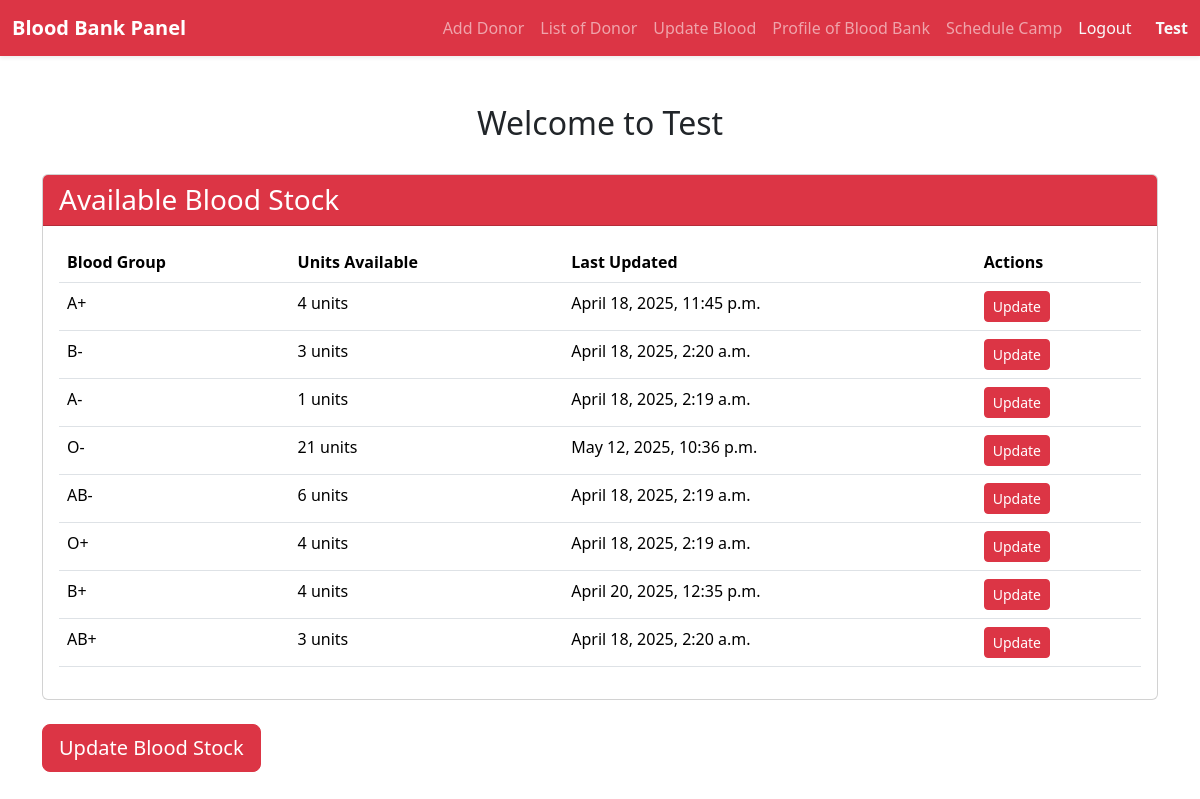
Page /bloodbank/ (signed in) on the committed database.
### core/models.py (models this page shows, shortened)
class BloodBankRegistration(models.Model):
    province = models.CharField(max_length=30, choices=PROVINCE_CHOICES)
    district = models.CharField(max_length=30, choices=DISTRICT_CHOICES)
    city = models.CharField(max_length=100)
    blood_bank_name = models.CharField(max_length=200)
    parent_hospital_name = models.CharField(max_length=200)
    short_name = models.CharField(max_length=100)
    category = models.CharField(max_length=30, choices=CATEGORY_CHOICES)
    contact_person = models.CharField(max_length=100)
    email = models.EmailField()
    contact_no = models.CharField(max_length=30)
    address = models.CharField(max_length=255)
    pincode = models.CharField(max_length=20)
    latitude = models.FloatField()
    longitude = models.FloatField()
    donor_voluntary = models.BooleanField(default=False)
    donor_replacement = models.BooleanField(default=False)
    donor_directed = models.BooleanField(default=False)
    donor_autologous = models.BooleanField(default=False)
    donor_family = models.BooleanField(default=False)
    donor_replacement_external = models.BooleanField(default=False)
    donation_leucapheresis = models.BooleanField(default=False)
    donation_plasmapheresis = models.BooleanField(default=False)
    donation_plateletpheresis = models.BooleanField(default=False)
    donation_whole_blood = models.BooleanField(default=False)
    remark = models.TextField(blank=True)
    username = models.CharField(max_length=100, unique=True)
    password = models.CharField(max_length=128)  # hashed
    submitted_at = models.DateTimeField(auto_now_add=True)

class BloodStock(models.Model):
    BLOOD_GROUP_CHOICES = [
        ('A+', 'A+'), ('A-', 'A-'),
        ('B+', 'B+'), ('B-', 'B-'),
        ('AB+', 'AB+'), ('AB-', 'AB-'),
        ('O+', 'O+'), ('O-', 'O-'),
    ]
    bloodbank = models.ForeignKey(BloodBankRegistration, on_delete=models.CASCADE, related_name='blood_stock')
    blood_group = models.CharField(max_length=3, choices=BLOOD_GROUP_CHOICES)
    units = models.PositiveIntegerField(default=0)
    last_updated = models.DateTimeField(auto_now=True)
    class Meta:
        unique_together = ('bloodbank', 'blood_group')

### core/views.py (the view)
# urls.py: path('bloodbank/', views.bloodbank_dashboard, name='bloodbank_dashboard'),
def bloodbank_dashboard(request):
    user_id = request.session.get('bloodbank_user_id')
    if not user_id:
        return redirect('raktasewa_login')
    bloodbank = BloodBankRegistration.objects.get(id=user_id)
    blood_stock = BloodStock.objects.filter(bloodbank=bloodbank)
    return render(request, 'bloodbank.html', {
        'bloodbank_name': bloodbank.blood_bank_name,
        'blood_stock': blood_stock
    })

### templates/bloodbank.html (shortened to what this page needs)
{% extends 'base2.html' %}
{% block content %}
<div class="container my-5">
    <div class="row mb-4">
        <div class="col-12 text-center">
            <h2>Welcome to {{ bloodbank_name }}</h2>
        </div>
    </div>
    <div class="row">
        <div class="col-12">
            <div class="card">
                <div class="card-header bg-danger text-white">
                    <h3 class="mb-0">Available Blood Stock</h3>
                </div>
                <div class="card-body">
                    {% if blood_stock %}
                    <div class="table-responsive">
                        <table class="table table-hover">
                            <thead>
                                <tr>
                                    <th>Blood Group</th>
                                    <th>Units Available</th>
                                    <th>Last Updated</th>
                                    <th>Actions</th>
                                </tr>
                            </thead>
                            <tbody>
                                {% for stock in blood_stock %}
                                <tr>
                                    <td>{{ stock.blood_group }}</td>
                                    <td>{{ stock.units }} units</td>
                                    <td>{{ stock.last_updated|date:"F j, Y, g:i a" }}</td>
                                    <td>
                                        <a href="{% url 'update_blood_group' stock.blood_group %}" class="btn btn-sm btn-danger">Update</a>
                                    </td>
                                </tr>
                                {% endfor %}
                            </tbody>
                        </table>
                    </div>
                    {% else %}
                    <p class="text-muted">No blood stock data available. Please update the blood stock.</p>
                    {% endif %}
                </div>
            </div>
        </div>
    </div>
    <div class="row mt-4">
        <div class="col-12">
            <a href="{% url 'update_blood' %}" class="btn btn-danger btn-lg">Update Blood Stock</a>
        </div>
    </div>
</div>
{% endblock %}

### templates/base2.html (shortened to what this page needs)
{% load static %}
<!DOCTYPE html>
<html lang="en">
<head>
    <link rel="stylesheet" href="https://cdn.jsdelivr.net/npm/bootstrap@5.3.3/dist/css/bootstrap.min.css">
    <link rel="stylesheet" href="{% static 'css/styles.css' %}">
</head>
<body>
    <nav class="navbar navbar-expand-lg navbar-dark bg-danger shadow-sm sticky-top">
      <div class="container-fluid">
        <a class="navbar-brand fw-bold" href="/bloodbank/">Blood Bank Panel</a>
        <div class="collapse navbar-collapse" id="bloodbankNavbar">
          <ul class="navbar-nav ms-auto mb-2 mb-lg-0">
            <li class="nav-item"><a class="nav-link" href="{% url 'add_donor' %}">Add Donor</a></li>
            <li class="nav-item"><a class="nav-link" href="{% url 'donor_list' %}">List of Donor</a></li>
            <li class="nav-item"><a class="nav-link" href="{% url 'update_blood' %}">Update Blood</a></li>
            <li class="nav-item"><a class="nav-link" href="#">Profile of Blood Bank</a></li>
            <li class="nav-item"><a class="nav-link" href="{% url 'camp_schedules' %}">Schedule Camp</a></li>
            <li class="nav-item"><a class="nav-link text-light" href="/bloodbank-logout/">Logout</a></li>
            {% if bloodbank_name %}
              <li class="nav-item d-flex align-items-center ms-3">
                <a class="navbar-text fw-bold text-light text-decoration-none" href="/bloodbank/profile/">{{ bloodbank_name }}</a>
              </li>
            {% endif %}
          </ul>
        </div>
      </div>
    </nav>
    <main class="container-fluid flex-shrink-0 min-vh-100">
      {% block content %}{% endblock %}
    </main>
</body>
</html>

### rows in the picture
BloodBankRegistration: blood_bank_name "Test"
BloodStock: blood_group "A+", units "4", last_updated "April 18, 2025, 11:45 p.m."
BloodStock: blood_group "B-", units "3", last_updated "April 18, 2025, 2:20 a.m."
BloodStock: blood_group "A-", units "1", last_updated "April 18, 2025, 2:19 a.m."
BloodStock: blood_group "O-", units "21", last_updated "May 12, 2025, 10:36 p.m."
BloodStock: blood_group "AB-", units "6", last_updated "April 18, 2025, 2:19 a.m."
BloodStock: blood_group "O+", units "4", last_updated "April 18, 2025, 2:19 a.m."
BloodStock: blood_group "B+", units "4", last_updated "April 20, 2025, 12:35 p.m."
BloodStock: blood_group "AB+", units "3", last_updated "April 18, 2025, 2:20 a.m."
